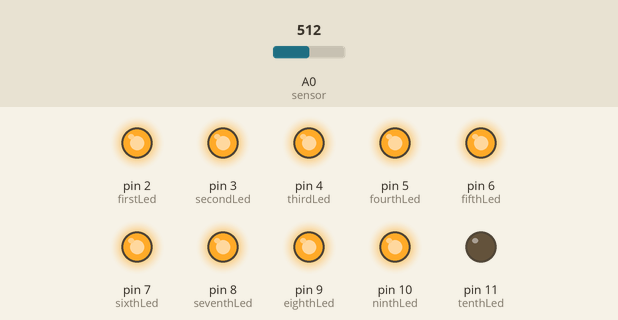
Bench run of a sketch on a simulated Arduino Uno, built with avr-gcc and run on an emulated ATmega328P. Shown: output pins drawn as LEDs (lit = HIGH). The test bench sets the inputs (shaded band); at power-on: A0 (sensor) = 512.

Above: at 1.2 s.
1.3 s: A0 (sensor) set to 429
At 2.5 s:
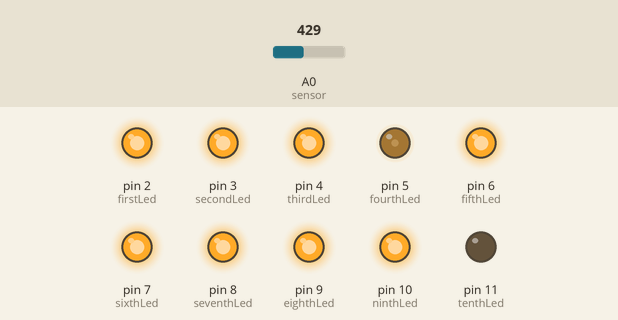
2.8 s: A0 (sensor) set to 401
At 3.5 s:
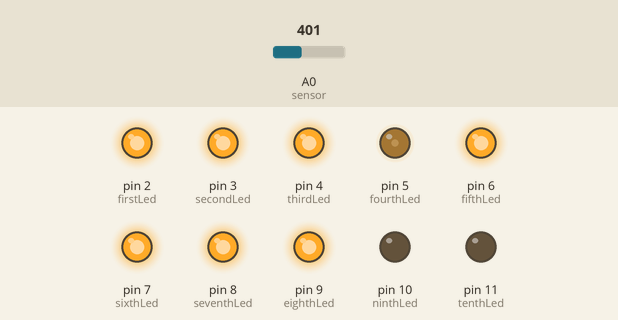
4.3 s: A0 (sensor) set to 381
5.8 s: A0 (sensor) set to 354
At 7.0 s:
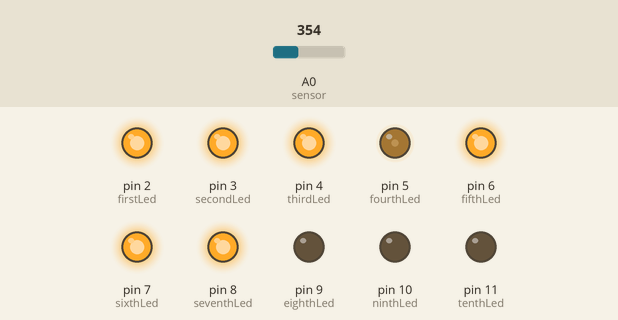
7.3 s: A0 (sensor) set to 334
8.8 s: A0 (sensor) set to 318
At 9.3 s:
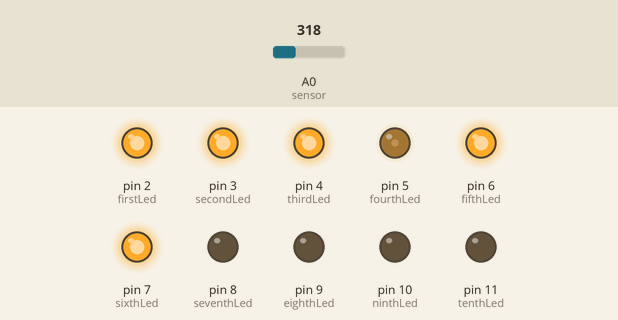
Timing chart, 0 to 11.3 s (numbered marks = the images above; inputs shaded):
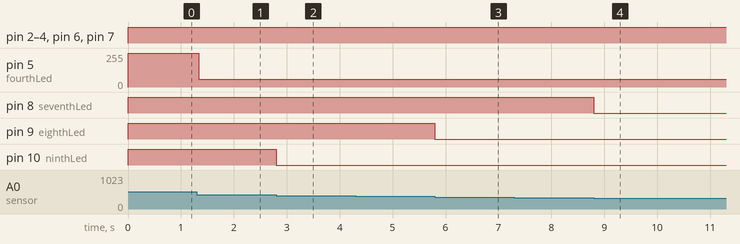

The sketch:

Termometro.ino
```cpp
/*
* @author Ionésio Junior
*/
//Definindo informações sobre o pino do sensor
const int sensor = 0;
float temperatura = 0;
int adc_lido = 0;

//Definindo o valor dos pinos dos leds
const int firstLed = 2;
const int secondLed = 3;
const int thirdLed = 4;
const int fourthLed = 5;
const int fifthLed = 6;
const int sixthLed = 7;
const int seventhLed = 8;
const int eighthLed = 9;
const int ninthLed = 10;
const int tenthLed = 11;

void setup() {
  //Setando todos os pinos de led como output (saída de corrente)
  pinMode(firstLed,OUTPUT);
  pinMode(secondLed,OUTPUT);
  pinMode(thirdLed,OUTPUT);
  pinMode(fourthLed,OUTPUT);
  pinMode(fifthLed,OUTPUT);
  pinMode(sixthLed,OUTPUT);
  pinMode(seventhLed,OUTPUT);
  pinMode(eighthLed,OUTPUT);
  pinMode(ninthLed,OUTPUT);
  pinMode(tenthLed,OUTPUT);

  analogReference(INTERNAL); // Altera a tensão máxima que pode entrar nas portas analógicas de 5V para 1,1V
}

void loop() {
     adc_lido = analogRead(sensor);
     temperatura = adc_lido * 0.1075268817;
     //Definindo a ativação/desativação de cada led como sendo 1/10 do máximo valor de temperatura que eu defini como 50
     if(temperatura > (50 / 10)){
          digitalWrite(firstLed,HIGH);
     }else{
          digitalWrite(firstLed,LOW);
     }
     if(temperatura > (50/10) * 2){
          digitalWrite(secondLed,HIGH);
     }else{
          digitalWrite(secondLed,LOW);
     }
     if(temperatura > (50 / 10) * 3){
          digitalWrite(thirdLed,HIGH);
     }else{
          digitalWrite(thirdLed,LOW);
     }
     if(temperatura > (50 / 10) * 4){
          digitalWrite(fourthLed,HIGH);
     }else{
          digitalWrite(fourthLed,LOW);
     }
     if(temperatura > (50 / 10) * 5){
          digitalWrite(fifthLed,HIGH);
     }else{
          digitalWrite(fifthLed,LOW);
     }
     if(temperatura > (50 / 10) * 6){
          digitalWrite(sixthLed,HIGH);
     }else{
          digitalWrite(sixthLed,LOW);
     }
     if(temperatura > (50 / 10) * 7){
          digitalWrite(seventhLed,HIGH);
     }else{
          digitalWrite(seventhLed,LOW);
     }
     if(temperatura > (50 / 10) * 8){
          digitalWrite(eighthLed,HIGH);
     }else{
          digitalWrite(eighthLed,LOW);
     }
     if(temperatura > (50 / 10) * 9){
          digitalWrite(ninthLed,HIGH);
     }else{
          digitalWrite(ninthLed,LOW);
     }
     if(temperatura >= 50){
          digitalWrite(fourthLed,HIGH);
     }else{
          digitalWrite(fourthLed,LOW);
     }
}
```

Measured:
- the behaviour switches between 419 and 418 on A0 (sensor) (found by bisection; images 1 and 2)
- the behaviour switches between 373 and 372 on A0 (sensor) (found by bisection; images 2 and 3)
- the behaviour switches between 326 and 325 on A0 (sensor) (found by bisection; images 3 and 4)
- after the input at 1.3 s, pin 5 (fourthLed): 255/255 → 60/255 at once
- after the input at 2.8 s, pin 10 (ninthLed): HIGH → LOW at once
- after the input at 4.3 s, every drawn part: stays the same
- after the input at 5.8 s, pin 9 (eighthLed): HIGH → LOW at once
- after the input at 7.3 s, every drawn part: stays the same
- after the input at 8.8 s, pin 8 (seventhLed): HIGH → LOW at once
